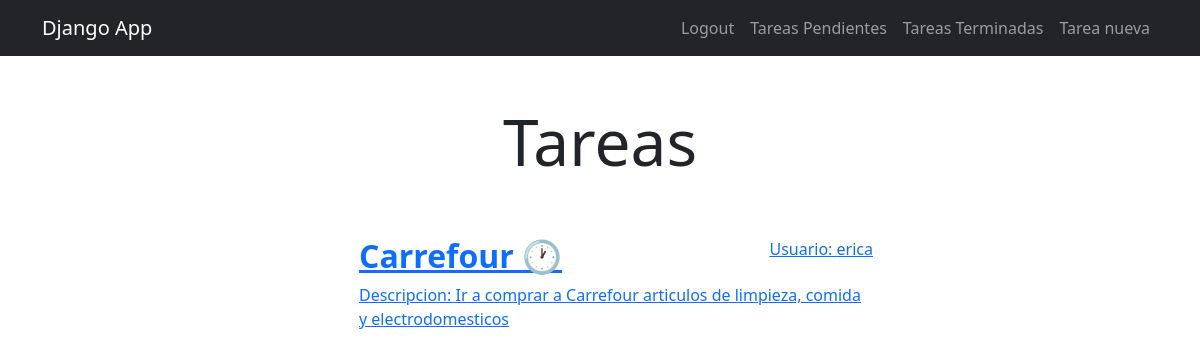
Screenshot of /tarea/ (signed in) with the database file from the repository.
### miapp/models.py (models this page shows, shortened)
class tareas(models.Model):
    nombre=models.CharField(max_length=200)
    descripcion=models.TextField()
    done=models.BooleanField(default=False)
    usuario=models.ForeignKey(User,on_delete=models.CASCADE)

### miapp/views.py (the view)
# urls.py: path('tarea/',views.tarea,name="tarea"),
@login_required
def tarea(request):
    tarea=tareas.objects.filter(usuario=request.user,done=False)
    return render(request,'tarea.html',{
        'tareas':tarea
    })

### miapp/templates/tarea.html
{% extends 'base.html' %}
{% block content %}
<h1 class="text-center display-3 py-5">Tareas</h1>
<main class="container">
    <div class="row">
        <div class="col-md-6 offset-md-3">
            <ul class="list group ">
                {% for tarea in tareas %}
                <a class="list group-item" href="{% url 'tarea_detail' tarea.id %}">
                    <header class="d-flex justify-content-between">
                        <h2 class="fw-bold text success">{{tarea.nombre}} {% if tarea.done == False %} 🕐 {% else %} ✅ {% endif %} </h2>
                        <p>Usuario: {{tarea.usuario}}</p>
                    </header>
                    <p>Descripcion: {{tarea.descripcion}}</p>
                </a>
                {% endfor %}
            </ul>
        </div>
    </div>
</main>
{% endblock %}

### rows the page displays
tareas: nombre "Carrefour", usuario "erica", descripcion "Ir a comprar a Carrefour articulos de limpieza, comida y electrodomesticos"
